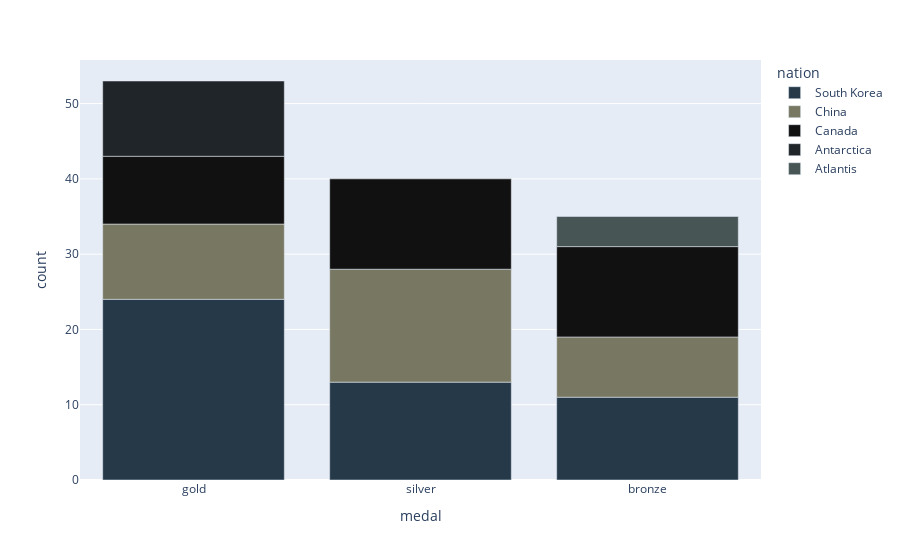

Source (notebook cell):
### Code cell
import pandas as pd
df = px.data.medals_long()
# add some example data to increase color palettet
df2 = pd.DataFrame([['Antarctica', 'gold', 10]], columns=['nation','medal','count'])
df3 = pd.DataFrame([['Atlantis', 'bronze', 4]], columns=['nation','medal','count'])

df = pd.concat([df, df2, df3])

fig = px.bar(df, x="medal", y="count", color="nation", color_discrete_sequence=vangogh_px)
fig.show()

### Figure 1 — Plotly figure (JSON) as saved in the notebook; plotly's stock layout.template omitted (floating-point values rounded to 4 significant figures)
{"data": [{"alignmentgroup": "True", "hovertemplate": "nation=South Korea<br>medal=%{x}<br>count=%{y}<extra></extra>", "legendgroup": "South Korea", "marker": {"color": "#253949", "pattern": {"shape": ""}}, "name": "South Korea", "offsetgroup": "South Korea", "orientation": "v", "showlegend": true, "textposition": "auto", "type": "bar", "x": ["gold", "silver", "bronze"], "xaxis": "x", "y": [24, 13, 11], "yaxis": "y"}, {"alignmentgroup": "True", "hovertemplate": "nation=China<br>medal=%{x}<br>count=%{y}<extra></extra>", "legendgroup": "China", "marker": {"color": "#777762", "pattern": {"shape": ""}}, "name": "China", "offsetgroup": "China", "orientation": "v", "showlegend": true, "textposition": "auto", "type": "bar", "x": ["gold", "silver", "bronze"], "xaxis": "x", "y": [10, 15, 8], "yaxis": "y"}, {"alignmentgroup": "True", "hovertemplate": "nation=Canada<br>medal=%{x}<br>count=%{y}<extra></extra>", "legendgroup": "Canada", "marker": {"color": "#111111", "pattern": {"shape": ""}}, "name": "Canada", "offsetgroup": "Canada", "orientation": "v", "showlegend": true, "textposition": "auto", "type": "bar", "x": ["gold", "silver", "bronze"], "xaxis": "x", "y": [9, 12, 12], "yaxis": "y"}, {"alignmentgroup": "True", "hovertemplate": "nation=Antarctica<br>medal=%{x}<br>count=%{y}<extra></extra>", "legendgroup": "Antarctica", "marker": {"color": "#202529", "pattern": {"shape": ""}}, "name": "Antarctica", "offsetgroup": "Antarctica", "orientation": "v", "showlegend": true, "textposition": "auto", "type": "bar", "x": ["gold"], "xaxis": "x", "y": [10], "yaxis": "y"}, {"alignmentgroup": "True", "hovertemplate": "nation=Atlantis<br>medal=%{x}<br>count=%{y}<extra></extra>", "legendgroup": "Atlantis", "marker": {"color": "#475555", "pattern": {"shape": ""}}, "name": "Atlantis", "offsetgroup": "Atlantis", "orientation": "v", "showlegend": true, "textposition": "auto", "type": "bar", "x": ["bronze"], "xaxis": "x", "y": [4], "yaxis": "y"}], "layout": {"barmode": "relative", "legend": {"title": {"text": "nation"}, "tracegroupgap": 0}, "margin": {"t": 60}, "xaxis": {"anchor": "y", "domain": [0, 1], "title": {"text": "medal"}}, "yaxis": {"anchor": "x", "domain": [0, 1], "title": {"text": "count"}}}}
